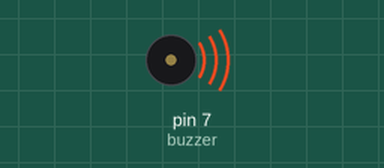
A sketch run on a simulated Arduino Uno, built with avr-gcc and run on an emulated ATmega328P. Shown: buzzer (waves = sounding).

Above: at 0.1 s.
Timing chart, 0 to 1.6 s (numbered marks = the images above):
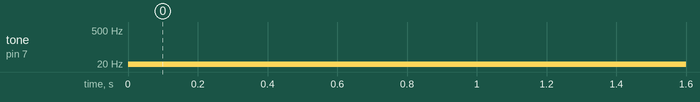

The sketch:

Buzzer.ino
```cpp
int buzzer=7; //Pin where your connecting the terminal of buzzer

void setup() {
  pinMode(buzzer,OUTPUT);


}

void loop() {
  tone(buzzer,10); // you can select the value in between 0-6000 for different variety / varient of sound
  delay(2000);

}
```

Measured:
- by itself, tone on pin 7 (buzzer): silent → 10 Hz at 0.00 s
